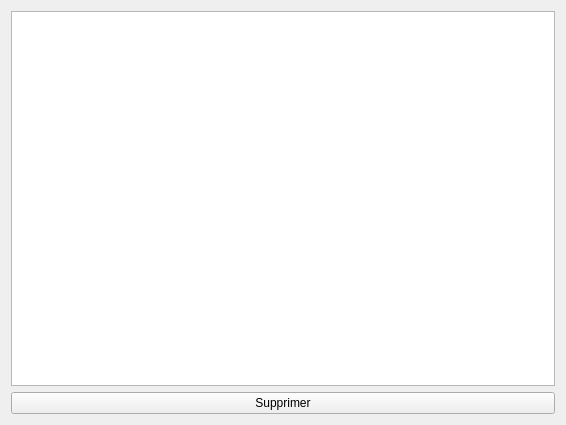
<?xml version="1.0" encoding="UTF-8"?>
<ui version="4.0">
 <class>GesClient</class>
 <widget class="QWidget" name="GesClient">
  <property name="geometry">
   <rect>
    <x>0</x>
    <y>0</y>
    <width>566</width>
    <height>425</height>
   </rect>
  </property>
  <property name="windowTitle">
   <string>Form</string>
  </property>
  <layout class="QVBoxLayout" name="verticalLayout">
   <item>
    <widget class="QTableView" name="tableView">
     <property name="selectionBehavior">
      <enum>QAbstractItemView::SelectRows</enum>
     </property>
     <property name="gridStyle">
      <enum>Qt::SolidLine</enum>
     </property>
    </widget>
   </item>
   <item>
    <layout class="QHBoxLayout" name="horizontalLayout">
     <property name="topMargin">
      <number>0</number>
     </property>
     <item>
      <widget class="QPushButton" name="pushButton">
       <property name="text">
        <string>Supprimer</string>
       </property>
      </widget>
     </item>
    </layout>
   </item>
  </layout>
 </widget>
 <resources/>
 <connections/>
</ui>
